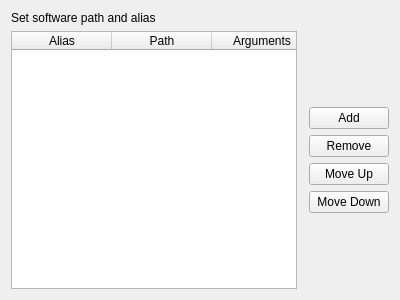
<?xml version="1.0" encoding="UTF-8"?>
<ui version="4.0">
 <class>Form</class>
 <widget class="QWidget" name="Form">
  <property name="windowModality">
   <enum>Qt::ApplicationModal</enum>
  </property>
  <property name="geometry">
   <rect>
    <x>0</x>
    <y>0</y>
    <width>400</width>
    <height>300</height>
   </rect>
  </property>
  <property name="sizePolicy">
   <sizepolicy hsizetype="Fixed" vsizetype="Fixed">
    <horstretch>0</horstretch>
    <verstretch>0</verstretch>
   </sizepolicy>
  </property>
  <property name="windowTitle">
   <string>Terminal Managment</string>
  </property>
  <layout class="QGridLayout" name="gridLayout">
   <item row="0" column="0" colspan="3">
    <widget class="QLabel" name="label_software_alias">
     <property name="text">
      <string>Set software path and alias</string>
     </property>
    </widget>
   </item>
   <item row="2" column="2">
    <layout class="QVBoxLayout" name="verticalLayout">
     <item>
      <spacer name="verticalSpacer">
       <property name="orientation">
        <enum>Qt::Vertical</enum>
       </property>
       <property name="sizeHint" stdset="0">
        <size>
         <width>20</width>
         <height>40</height>
        </size>
       </property>
      </spacer>
     </item>
     <item>
      <widget class="QPushButton" name="pushButton_add">
       <property name="text">
        <string>Add</string>
       </property>
      </widget>
     </item>
     <item>
      <widget class="QPushButton" name="pushButton_remove">
       <property name="text">
        <string>Remove</string>
       </property>
      </widget>
     </item>
     <item>
      <widget class="QPushButton" name="pushButton_up">
       <property name="text">
        <string>Move Up</string>
       </property>
      </widget>
     </item>
     <item>
      <widget class="QPushButton" name="pushButton_down">
       <property name="text">
        <string>Move Down</string>
       </property>
      </widget>
     </item>
     <item>
      <spacer name="verticalSpacer_2">
       <property name="orientation">
        <enum>Qt::Vertical</enum>
       </property>
       <property name="sizeHint" stdset="0">
        <size>
         <width>20</width>
         <height>40</height>
        </size>
       </property>
      </spacer>
     </item>
    </layout>
   </item>
   <item row="2" column="0">
    <widget class="QTableWidget" name="tableWidget">
     <property name="horizontalScrollBarPolicy">
      <enum>Qt::ScrollBarAlwaysOff</enum>
     </property>
     <property name="columnCount">
      <number>3</number>
     </property>
     <column>
      <property name="text">
       <string>Alias</string>
      </property>
     </column>
     <column>
      <property name="text">
       <string>Path</string>
      </property>
     </column>
     <column>
      <property name="text">
       <string>Arguments</string>
      </property>
     </column>
    </widget>
   </item>
  </layout>
 </widget>
 <resources/>
 <connections/>
</ui>
